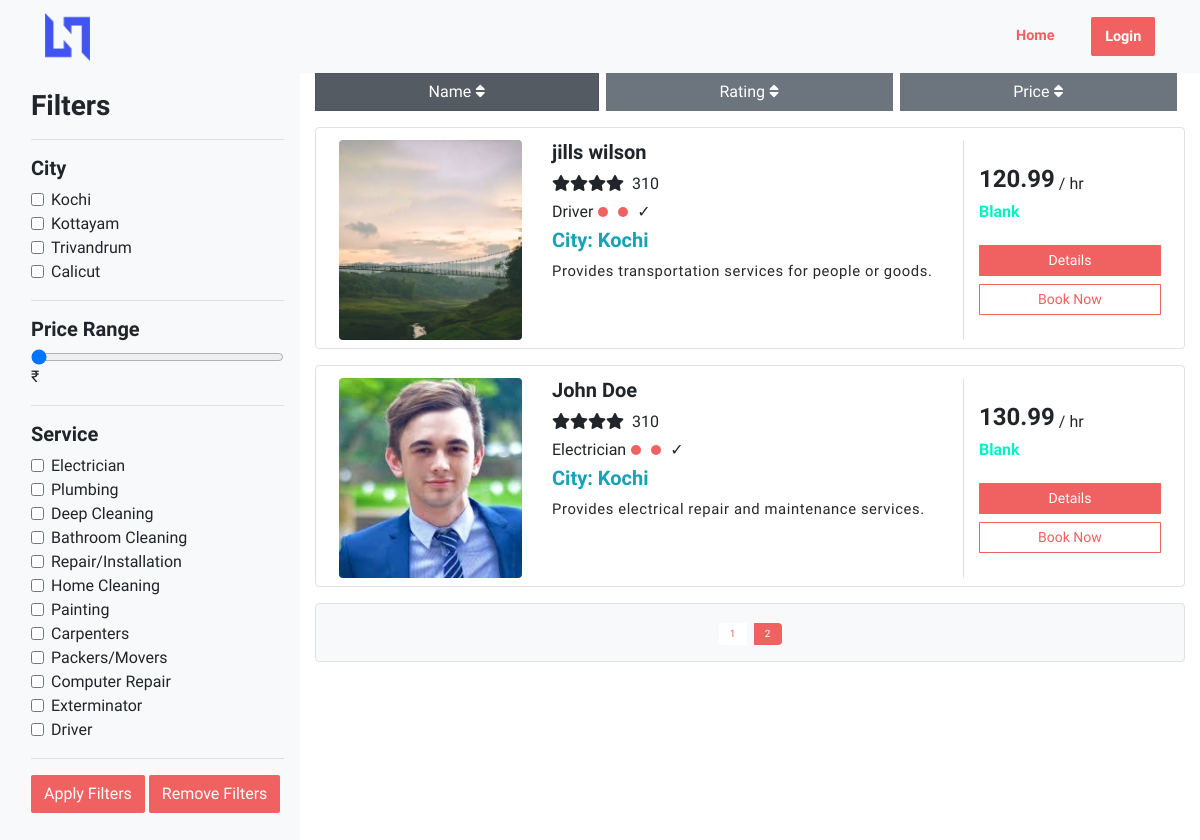
Screenshot of /services.php?page=2 with the database file from the repository.
### tables this page shows
CREATE TABLE `tbl_services` (
  `Service_ID` int(11) NOT NULL,
  `Service_Name` varchar(50) NOT NULL,
  `Description` text NOT NULL
);

CREATE TABLE `tbl_service_provider` (
  `Provider_ID` int(11) NOT NULL,
  `User_ID` int(11) NOT NULL,
  `Service_ID` int(11) NOT NULL,
  `Address` varchar(100) NOT NULL,
  `Service_Desc` text NOT NULL,
  `Qualification_File` varchar(200) NOT NULL,
  `Insurance_File` varchar(200) NOT NULL,
  `Certificate_File` varchar(200) NOT NULL,
  `Price` varchar(10) NOT NULL,
  `Verification_status` varchar(20) NOT NULL
);

CREATE TABLE `tbl_user` (
  `User_ID` int(10) NOT NULL,
  `First_Name` varchar(80) NOT NULL,
  `Last_Name` varchar(50) NOT NULL,
  `Username` varchar(50) NOT NULL,
  `Email` varchar(50) NOT NULL,
  `Password` varchar(200) NOT NULL,
  `Phone_Number` varchar(20) NOT NULL,
  `Profile_Picture` varchar(200) NOT NULL,
  `City` varchar(20) NOT NULL,
  `User_Type` varchar(15) NOT NULL,
  `Last_Log_Date` datetime NOT NULL,
  `Register_Date` datetime NOT NULL DEFAULT current_timestamp(),
  `Verification_status` varchar(10) NOT NULL,
  `User_Status` varchar(10) NOT NULL DEFAULT 'active'
);

### services.php (the view, shortened to what this page needs)
<?php session_start();
include("connection.php"); ?>
<!DOCTYPE html>
<html lang="en">
<head>
  <link href="https://cdnjs.cloudflare.com/ajax/libs/font-awesome/5.10.0/css/all.min.css" rel="stylesheet">
  <link href="https://cdn.jsdelivr.net/npm/bootstrap-icons@1.4.1/font/bootstrap-icons.css" rel="stylesheet">
  <link href="lib/owlcarousel/assets/owl.carousel.min.css" rel="stylesheet">
  <link href="lib/tempusdominus/css/tempusdominus-bootstrap-4.min.css" rel="stylesheet" />
  <link rel="stylesheet" href="assets/vendors/themify-icons/css/themify-icons.css">
  <link rel="stylesheet" href="assets/css/scrollbar.css" />
  <link rel="stylesheet" href="assets/css/ollie.css">
</head>
<body data-spy="scroll" data-target=".navbar" data-offset="40" id="home" class="">
  <nav id="scrollspy" class="navbar navbar-black bg-light navbar-expand-lg ">
    <div class="container">
      <a class="navbar-brand" href="index.php"><img src="assets/imgs/logo.png" alt="" class="brand-img"></a>
      <div class="collapse navbar-collapse" id="navbarSupportedContent">
        <ul class="navbar-nav ml-auto">
          <?php
          if (isset($_SESSION["l_id"])) {
          ?>
            <li class="nav-item">
              <a class="nav-link mt-2" href="index.php">Home</a>
            </li>
            <div class="nav-item dropdown ">
              <a href="#" class="nav-link dropdown-toggle" data-bs-toggle="dropdown">
                <span class="d-none d-lg-inline-flex">
                  <?php echo "$fname $lname"; ?>
                </span>
                <img class="rounded-circle ml-2 me-lg-2" src="uploaded files/Profile Pictures/<?php echo $target; ?>" alt="" style="width: 40px; height: 40px; object-fit: cover;">
              </a>
              <div class="dropdown-menu dropdown-menu-end bg-light border-0 rounded-0 rounded-bottom m-0">
                <a href="user_profile.php" class="dropdown-item">My Profile</a>
                <a href="user_profile.php" class="dropdown-item">Settings</a>
                <a href="logout.php" class="dropdown-item">Log Out</a>
              </div>
            </div>
          <?php
          } else {
          ?>
            <li class="nav-item">
              <a class="nav-link pb-2" href="index.php">Home</a>
            </li>
            <li class="nav-item ml-0 ml-lg-4">
              <a class="nav-link btn btn-primary" href="signin.php">Login</a>
            </li>
          <?php
          }
          ?>
        </ul>
      </div>
    </div>
  </nav>
  <section>
    <div class="container-fluid">
      <div class="row">
        <div class="col-lg-3 col-md-3 bg-light pr-0">
          <div class="p-3">
            <div class="btn-group-vertical mb-3 collapse d-md-block justify-content-center" style="height: 200vh;">
              <form action="#" method="GET">
                <h3>Filters</h3>
                <hr>
                <h5>City</h5>
                <div class="form-check">
                  <input class="form-check-input" type="checkbox" value="kochi" id="defaultCheck1" name="city[]" <?php
                                                                                                                  if (isset($_SESSION['city_filter']) && in_array('kochi', $_SESSION['city_filter']))
                                                                                                                    echo "checked" ?>>
                  <label class="form-check-label" for="defaultCheck1">
                    Kochi
                  </label>
                </div>
                <div class="form-check">
                  <input class="form-check-input" type="checkbox" value="kottayam" id="defaultCheck2" name="city[]" <?php if (isset($_SESSION['city_filter']) && in_array('kottayam', $_SESSION['city_filter']))
                                                                                                                      echo "checked" ?>>
                  <label class="form-check-label" for="defaultCheck2">
                    Kottayam
                  </label>
                </div>
                <div class="form-check">
                  <input class="form-check-input" type="checkbox" value="trivandrum" id="defaultCheck3" name="city[]" <?php if (isset($_SESSION['city_filter']) && in_array('trivandrum', $_SESSION['city_filter']))
                                                                                                                        echo "checked" ?>>
                  <label class="form-check-label" for="defaultCheck3">
                    Trivandrum
                  </label>
                </div>
                <div class="form-check">
                  <input class="form-check-input" type="checkbox" value="calicut" id="defaultCheck4" name="city[]" <?php
                                                                                                                    if (isset($_SESSION['city_filter']) && in_array('calicut', $_SESSION['city_filter']))
                                                                                                                      echo "checked" ?>>
                  <label class="form-check-label" for="defaultCheck4">
                    Calicut
                  </label>
                </div>
                <hr>
                <h5>Price Range</h5>
                <div class="form-group">
                  <input type="range" value="<?php if (isset($_SESSION['price_filter']))
                                                echo $_SESSION['price_filter'];
                                              else
                                                echo '0' ?>" class="form-control-range" id="priceRange" min="0" step="50" max="2000" name="pricefilter" oninput="this.nextElementSibling.value = this.value">
                  <span>₹</span>
                </div>
                <hr>
                <h5>Service</h5>
                <?php $query = "SELECT * FROM `tbl_services`";
                $result = mysqli_query($con, $query);
                while ($tbl_service = mysqli_fetch_array($result)) { ?>
                  <?php echo '<div class="form-check">
                                  <input class="form-check-input" name="service_filter[]" type="checkbox" value="' . $tbl_service['Service_Name'] . '" id="sizeCheck3" ';
                  if (isset($_SESSION['service_filter']) && in_array($tbl_service['Service_Name'], $_SESSION['service_filter']))
                    echo "checked";
                  echo '>
                                  <label class="form-check-label" for="sizeCheck3">
                                    ' . $tbl_service['Service_Name'] . '
                                  </label>
                                </div>';
                  ?>
                <?php } ?>
                <hr>
                <div class="mb-3 block"><button type="submit" name="sub_filter" class="btn btn-primary">Apply
                    Filters</button>
                  <button type="submit" name="sub_unset" class="btn btn-primary">Remove Filters</button>
                </div>
              </form>
            </div>
          </div>
        </div>
        <div class="col-lg-9 col-md-9">
          <div class="btn-group btn-group-toggle d-flex justify-content-center" data-toggle="buttons">
            <label class="btn btn-secondary rounded-0 active mr-2">
              Name <i class="fas fa-sort"></i>
            </label>
            <label class="btn btn-secondary rounded-0 mr-2">
              Rating <i class="fas fa-sort"></i>
            </label>
            <label class="btn btn-secondary rounded-0 mr-2">
              Price <i class="fas fa-sort"></i>
            </label>
          </div>
          <div class="col-12">
            <?php include 'Service_list_paged.php' ?>
          </div>
        </div>
      </div>
  </section>
</body>
</html>

### Service_list_paged.php (shortened to what this page needs)
<?php
$lid=9999;
include("connection.php");
$recordsPerPage = 10;
if (isset($_GET["page"])) {
    $currentPage = $_GET["page"];
} else {
    $currentPage = 1;
}
$startingRecord = ($currentPage - 1) * $recordsPerPage;
$sql = "SELECT
    sp.Provider_ID,
    u.User_ID,
    u.First_Name,
    u.Last_Name,
    u.City,
    u.Profile_Picture,
    s.Service_Name,
    sp.Service_Desc,
    sp.Qualification_File,
    sp.Insurance_File,
    sp.Certificate_File,
    sp.Price,
    sp.Verification_status
    FROM
    tbl_service_provider sp
    INNER JOIN tbl_services s ON sp.Service_ID = s.Service_ID
    INNER JOIN tbl_user u ON sp.User_ID = u.User_ID
    WHERE sp.Verification_status = 'verfied' AND u.User_ID not like $lid";
$totalRecords = mysqli_num_rows(mysqli_query($con, $sql));
$totalPages = ceil($totalRecords / $recordsPerPage);
$sql .= " ORDER BY sp.Provider_ID
LIMIT $startingRecord, $recordsPerPage";
$result = mysqli_query($con, $sql);
$output = '<div>';
if (mysqli_num_rows($result) > 0) {
    while ($row = mysqli_fetch_assoc($result)) {
        $output .= '<div class="row p-2 mt-3 bg-white border rounded">';
        $output .= '<div class="col-md-3 mt-1"><img class="img-fluid img-responsive rounded product-image" style="width: 100%; height: 200px;object-fit: cover;" src="uploaded files/Profile Pictures/' . $row['Profile_Picture'] . '"></div>';
        $output .= '<div class="col-md-6 mt-1">';
        $output .= '<h5>' . $row['First_Name'] . ' ' . $row['Last_Name'] . '</h5>';
        $output .= '<div class="d-flex flex-row"><div class="ratings mr-2"><i class="fa fa-star"></i><i class="fa fa-star"></i><i class="fa fa-star"></i><i class="fa fa-star"></i></div><span>310</span></div>';
        $output .= '<div class="mt-1 mb-1 spec-1"><span>' . $row['Service_Name'] . '</span><span class="dot"></span><span></span><span class="dot"></span><span> ✓<br></span></div>';
        $output .= '<div class="mt-1 mb-1 spec-1"><span class="text-info"><h5>City: ' . $row['City'] . '</h5></span></div>';
        $output .= '<p class="text-justify text-truncate para mb-0">' . $row['Service_Desc'] . '<br><br></p>';
        $output .= '</div>';
        $output .= '<div class="align-items-center align-content-center col-md-3 border-left mt-1">';
        $output .= '<div class="d-flex flex-row align-items-center"><h4 class="mr-1">' . $row['Price'] . '</h4><span class="">/ hr</span></div><h6 class="text-success">Blank</h6>';
        $output .= '<div class="d-flex flex-column mt-4"><button class="btn btn-primary btn-sm" type="button" data-toggle="modal" data-target="#providerModal' . $row['User_ID'] . '">Details</button>
                        <button class="btn btn-outline-primary btn-sm mt-2" type="button" onclick="location.href=`book_now.php?id='.$row['Provider_ID'].'`">Book Now</button></div>';
        $output .= '</div></div>';
    }
} else {
    $output .= '<div class="col-md-12 my-5  d-flex justify-content-center">';
    $output .= '<h3>No data found.</h3>';
    $output .= '</div>';
}
$output .= '</div><div class="row pt-3 my-3 border rounded d-flex bg-light justify-content-center">';
$range = 4;
$start = max(1, $currentPage - floor($range / 2));
$end = min($totalPages, $start + $range - 1);
if ($totalPages > 1) {
    $output .= '<ul class="pagination">';
    for ($i = $start; $i <= $end; $i++) {
        if ($i == $currentPage) {
            $output .= '<li class="page-item active"><a class="page-link" href="#">' . $i . '</a></li>';
        } else {
            $output .= '<li class="page-item"><a class="page-link" href="?page=' . $i . '">' . $i . '</a></li>';
        }
    }
    $output .= '</ul>';
}
$output .= '</div>';
$output .= '</div>';
echo $output;
?>

### services.php (style rules this page uses)
.pagination li a, .pagination li span { color: #f06161; border-color: #f06161; }
.pagination li.active a, .pagination li.active span { background-color: #f06161; border-color: #f06161; color: white; }
.bg-white { background-color: white; }
.border { border: 1px solid #f06161; }
.text-info { color: #f06161; }
.btn-primary { background-color: #f06161; border-color: #f06161; }
.btn-outline-primary { border-color: #f06161; color: #f06161; }
.text-success { color: #28a745; }
.dot { height: 10px; width: 10px; margin-left: 5px; margin-right: 5px; background-color: #f06161; border-radius: 50%; display: inline-block; }

### rows the page displays
tbl_services: Service_Name "Electrician"
tbl_services: Service_Name "Plumbing"
tbl_services: Service_Name "Deep Cleaning"
tbl_services: Service_Name "Bathroom Cleaning"
tbl_services: Service_Name "Repair/Installation"
tbl_services: Service_Name "Home Cleaning"
tbl_services: Service_Name "Painting"
tbl_services: Service_Name "Carpenters"
tbl_services: Service_Name "Packers/Movers"
tbl_services: Service_Name "Computer Repair"
tbl_services: Service_Name "Exterminator"
tbl_services: Service_Name "Driver"
tbl_service_provider: User_ID.Profile_Picture (picture), User_ID.First_Name "jills", User_ID.Last_Name "wilson", Service_ID.Service_Name "Driver", User_ID.City "Kochi", Service_Desc "Provides transportation services for people or goods.", Price "120.99"
tbl_service_provider: User_ID.Profile_Picture (picture), User_ID.First_Name "John", User_ID.Last_Name "Doe", Service_ID.Service_Name "Electrician", User_ID.City "Kochi", Service_Desc "Provides electrical repair and maintenance services.", Price "130.99"
